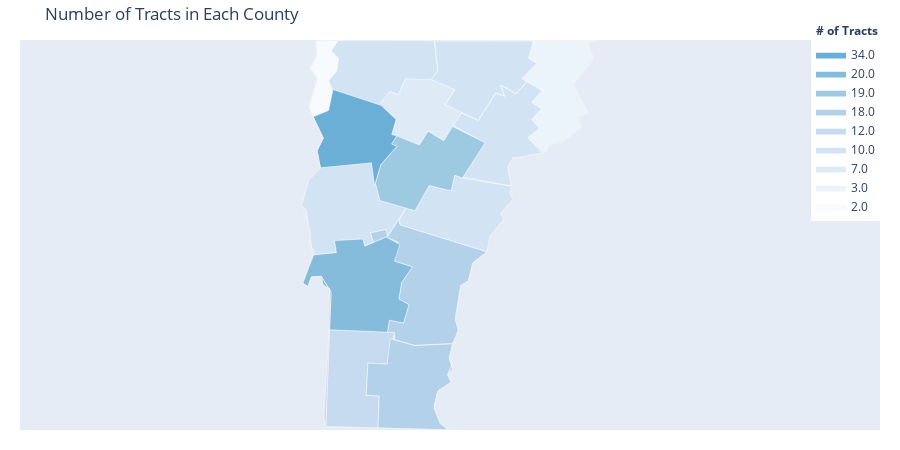

Notebook code for this chart:
### Code cell
tracts = gen_choropleth(num_tract, 'Number of Tracts in Each County', '# of Tracts', fips)
tracts.show()

### Figure 1 — Plotly figure (JSON) as saved in the notebook; plotly's stock layout.template omitted (floating-point values rounded to 4 significant figures)
{"data": [{"fill": "toself", "fillcolor": "#f7fbff", "hoverinfo": "none", "line": {"color": "rgb(255,255,255)", "width": 0.5}, "mode": "lines", "name": "2.0", "type": "scatter", "x": [-73.39, -73.33, -73.38, -73.34, -73.34, -73.19, -73.24, -73.19, -73.21, -73.26, -73.23, -73.25, -73.36, -73.39, null], "y": [44.62, 44.79, 44.85, 44.92, 45.01, 45.01, 44.95, 44.9, 44.83, 44.78, 44.69, 44.61, 44.56, 44.62, null]}, {"fill": "toself", "fillcolor": "#ebf3fb", "hoverinfo": "none", "line": {"color": "rgb(255,255,255)", "width": 0.5}, "mode": "lines", "name": "3.0", "type": "scatter", "x": [-71.96, -71.87, -71.93, -71.9, -71.46, -71.54, -71.49, -71.63, -71.53, -71.6, -71.58, -71.7, -71.79, -71.82, -71.93, -71.86, -71.91, -71.84, -71.91, -71.84, -71.97, -71.96, null], "y": [44.8, 44.88, 44.91, 45.01, 45.01, 44.99, 44.9, 44.75, 44.59, 44.56, 44.5, 44.42, 44.4, 44.35, 44.44, 44.5, 44.55, 44.61, 44.65, 44.72, 44.79, 44.8, null]}, {"fill": "toself", "fillcolor": "#deebf7", "hoverinfo": "none", "line": {"color": "rgb(255,255,255)", "width": 0.5}, "mode": "lines", "name": "7.0", "type": "scatter", "x": [-72.93, -72.85, -72.8, -72.75, -72.61, -72.42, -72.48, -72.37, -72.49, -72.6, -72.65, -72.84, -72.81, -72.93, null], "y": [44.64, 44.71, 44.69, 44.79, 44.8, 44.72, 44.63, 44.59, 44.42, 44.48, 44.4, 44.46, 44.55, 44.64, null]}, {"fill": "toself", "fillcolor": "#d2e3f3", "hoverinfo": "none", "line": {"color": "rgb(255,255,255)", "width": 0.5}, "mode": "lines", "name": "10.0", "type": "scatter", "x": [-73.44, -73.39, -73.31, -73.02, -72.97, -72.92, -72.74, -72.87, -72.88, -72.98, -72.96, -73.02, -73.03, -73.22, -73.21, -73.36, -73.41, -73.44, null, -72.43, -72.37, -72.26, -72.15, -72.09, -72.11, -72.01, -71.94, -71.84, -71.91, -71.84, -71.91, -71.86, -71.93, -71.84, -72.03, -72.07, -72.04, -72.37, -72.22, -72.43, null, -73.26, -73.2, -73.19, -73.24, -73.19, -72.55, -72.53, -72.58, -72.75, -72.8, -72.85, -72.92, -73.23, -73.26, null, -72.79, -72.74, -72.68, -72.59, -72.44, -72.42, -72.04, -72.05, -72.03, -72.12, -72.09, -72.18, -72.21, -72.78, -72.79, null, -72.53, -72.55, -71.9, -71.93, -71.87, -71.97, -71.94, -72.01, -72.11, -72.09, -72.15, -72.26, -72.48, -72.42, -72.58, -72.53, null], "y": [44.05, 44.19, 44.26, 44.3, 44.29, 44.07, 44.03, 43.86, 43.9, 43.88, 43.83, 43.8, 43.85, 43.84, 43.77, 43.75, 44.02, 44.05, null, 44.51, 44.58, 44.54, 44.7, 44.68, 44.75, 44.7, 44.77, 44.72, 44.65, 44.61, 44.55, 44.5, 44.44, 44.35, 44.32, 44.27, 44.16, 44.2, 44.41, 44.51, null, 44.77, 44.84, 44.91, 44.95, 45.01, 45.01, 44.83, 44.78, 44.79, 44.69, 44.71, 44.63, 44.72, 44.77, null, 43.96, 44.03, 44.01, 44.16, 44.13, 44.22, 44.16, 44.11, 44.08, 43.99, 43.97, 43.86, 43.77, 43.93, 43.96, null, 44.83, 45.01, 45.01, 44.91, 44.88, 44.79, 44.77, 44.7, 44.75, 44.68, 44.7, 44.54, 44.63, 44.72, 44.78, 44.83, null]}, {"fill": "toself", "fillcolor": "#c6dbef", "hoverinfo": "none", "line": {"color": "rgb(255,255,255)", "width": 0.5}, "mode": "lines", "name": "12.0", "type": "scatter", "x": [-73.29, -73.25, -72.82, -72.87, -73.0, -73.01, -72.92, -72.93, -73.28, -73.29, null], "y": [42.8, 43.31, 43.3, 43.11, 43.12, 42.93, 42.93, 42.74, 42.75, 42.8, null]}, {"fill": "toself", "fillcolor": "#b3d2e9", "hoverinfo": "none", "line": {"color": "rgb(255,255,255)", "width": 0.5}, "mode": "lines", "name": "18.0", "type": "scatter", "x": [-73.01, -73.0, -72.87, -72.85, -72.69, -72.43, -72.46, -72.44, -72.47, -72.44, -72.53, -72.56, -72.52, -72.46, -72.93, -72.92, -73.01, -73.01, null, -72.98, -72.88, -72.87, -72.79, -72.78, -72.21, -72.3, -72.33, -72.38, -72.42, -72.4, -72.43, -72.69, -72.82, -72.82, -72.87, -72.85, -72.76, -72.72, -72.79, -72.77, -72.7, -72.82, -72.8, -72.87, -72.96, -72.98, null], "y": [42.96, 43.12, 43.11, 43.26, 43.22, 43.23, 43.15, 43.08, 43.05, 43.01, 42.95, 42.85, 42.77, 42.73, 42.74, 42.93, 42.93, 42.96, null, 43.88, 43.9, 43.86, 43.96, 43.93, 43.77, 43.71, 43.6, 43.57, 43.38, 43.31, 43.23, 43.22, 43.26, 43.3, 43.3, 43.37, 43.35, 43.46, 43.5, 43.59, 43.68, 43.72, 43.83, 43.86, 43.83, 43.88, null]}, {"fill": "toself", "fillcolor": "#9ecae1", "hoverinfo": "none", "line": {"color": "rgb(255,255,255)", "width": 0.5}, "mode": "lines", "name": "19.0", "type": "scatter", "x": [-72.95, -72.91, -72.8, -72.84, -72.8, -72.65, -72.6, -72.49, -72.43, -72.22, -72.37, -72.42, -72.44, -72.59, -72.68, -72.92, -72.95, null], "y": [44.17, 44.28, 44.39, 44.4, 44.45, 44.4, 44.48, 44.42, 44.51, 44.41, 44.2, 44.22, 44.13, 44.16, 44.01, 44.07, 44.17, null]}, {"fill": "toself", "fillcolor": "#85bcdb", "hoverinfo": "none", "line": {"color": "rgb(255,255,255)", "width": 0.5}, "mode": "lines", "name": "20.0", "type": "scatter", "x": [-73.43, -73.36, -73.21, -73.22, -73.03, -73.02, -72.87, -72.78, -72.82, -72.7, -72.77, -72.79, -72.72, -72.76, -72.85, -72.87, -73.25, -73.25, -73.29, -73.31, -73.37, -73.4, -73.43, null], "y": [43.59, 43.75, 43.77, 43.84, 43.85, 43.8, 43.86, 43.81, 43.72, 43.68, 43.59, 43.5, 43.46, 43.35, 43.37, 43.3, 43.31, 43.55, 43.58, 43.63, 43.62, 43.57, 43.59, null]}, {"fill": "toself", "fillcolor": "#6baed6", "hoverinfo": "none", "line": {"color": "rgb(255,255,255)", "width": 0.5}, "mode": "lines", "name": "34.0", "type": "scatter", "x": [-73.36, -73.26, -73.23, -72.91, -72.81, -72.84, -72.8, -72.84, -72.8, -72.91, -72.95, -72.97, -73.31, -73.33, -73.29, -73.36, null], "y": [44.56, 44.6, 44.72, 44.63, 44.55, 44.46, 44.45, 44.4, 44.39, 44.28, 44.16, 44.29, 44.26, 44.36, 44.44, 44.56, null]}, {"hoverinfo": "text", "legendgroup": "centroids", "marker": {"color": "white", "opacity": 0}, "mode": "markers", "name": "US Counties", "selected": {"marker": {"color": "white", "opacity": 1, "size": 3}}, "showlegend": false, "text": ["County: Addison<br>State: Vermont<br>FIPS: 50001<br>Value: 10.0", "County: Bennington<br>State: Vermont<br>FIPS: 50003<br>Value: 12.0", "County: Caledonia<br>State: Vermont<br>FIPS: 50005<br>Value: 10.0", "County: Chittenden<br>State: Vermont<br>FIPS: 50007<br>Value: 34.0", "County: Essex<br>State: Vermont<br>FIPS: 50009<br>Value: 3.0", "County: Franklin<br>State: Vermont<br>FIPS: 50011<br>Value: 10.0", "County: Grand Isle<br>State: Vermont<br>FIPS: 50013<br>Value: 2.0", "County: Lamoille<br>State: Vermont<br>FIPS: 50015<br>Value: 7.0", "County: Orange<br>State: Vermont<br>FIPS: 50017<br>Value: 10.0", "County: Orleans<br>State: Vermont<br>FIPS: 50019<br>Value: 10.0", "County: Rutland<br>State: Vermont<br>FIPS: 50021<br>Value: 20.0", "County: Washington<br>State: Vermont<br>FIPS: 50023<br>Value: 19.0", "County: Windham<br>State: Vermont<br>FIPS: 50025<br>Value: 18.0", "County: Windsor<br>State: Vermont<br>FIPS: 50027<br>Value: 18.0"], "type": "scatter", "unselected": {"marker": {"opacity": 0}}, "x": [-73.14, -73.09, -72.1, -73.08, -71.74, -72.91, -73.29, -72.64, -72.38, -72.24, -73.04, -72.61, -72.71, -72.59], "y": [44.03, 43.04, 44.46, 44.46, 44.73, 44.86, 44.8, 44.61, 44.01, 44.83, 43.58, 44.27, 42.99, 43.58]}, {"hoverinfo": "text", "legendgroup": "States", "line": {"color": "rgb(240, 240, 240)", "width": 1}, "mode": "lines", "showlegend": false, "type": "scatter", "x": [-73.44, -73.39, -73.31, -73.33, -73.29, -73.39, -73.33, -73.38, -73.34, -73.34, -71.46, -71.54, -71.49, -71.63, -71.53, -71.6, -71.58, -71.7, -71.79, -71.81, -72.03, -72.07, -72.03, -72.12, -72.09, -72.18, -72.2, -72.3, -72.33, -72.38, -72.42, -72.4, -72.46, -72.43, -72.47, -72.44, -72.53, -72.56, -72.52, -72.46, -73.28, -73.24, -73.31, -73.37, -73.4, -73.43, -73.35, -73.39, -73.37, -73.44, null], "y": [44.05, 44.19, 44.27, 44.36, 44.44, 44.62, 44.79, 44.85, 44.92, 45.01, 45.01, 44.99, 44.9, 44.75, 44.59, 44.56, 44.5, 44.42, 44.4, 44.35, 44.32, 44.27, 44.08, 43.99, 43.97, 43.86, 43.77, 43.71, 43.6, 43.57, 43.38, 43.31, 43.15, 43.12, 43.05, 43.01, 42.95, 42.87, 42.77, 42.73, 42.75, 43.53, 43.63, 43.62, 43.57, 43.59, 43.77, 43.82, 43.88, 44.05, null]}], "layout": {"annotations": [{"showarrow": false, "text": "<b># of Tracts</b>", "x": 1, "xanchor": "right", "xref": "paper", "y": 1.05, "yref": "paper"}], "dragmode": "select", "height": 450, "hovermode": "closest", "legend": {"traceorder": "reversed", "x": 1, "xanchor": "right", "y": 1, "yanchor": "top"}, "margin": {"b": 20, "l": 20, "r": 20, "t": 40}, "title": {"text": "Number of Tracts in Each County"}, "width": 900, "xaxis": {"autorange": false, "fixedrange": true, "range": [-75.31, -69.59], "showgrid": false, "showticklabels": false, "zeroline": false}, "yaxis": {"autorange": false, "fixedrange": true, "range": [42.73, 45.01], "showgrid": false, "showticklabels": false, "zeroline": false}}}
